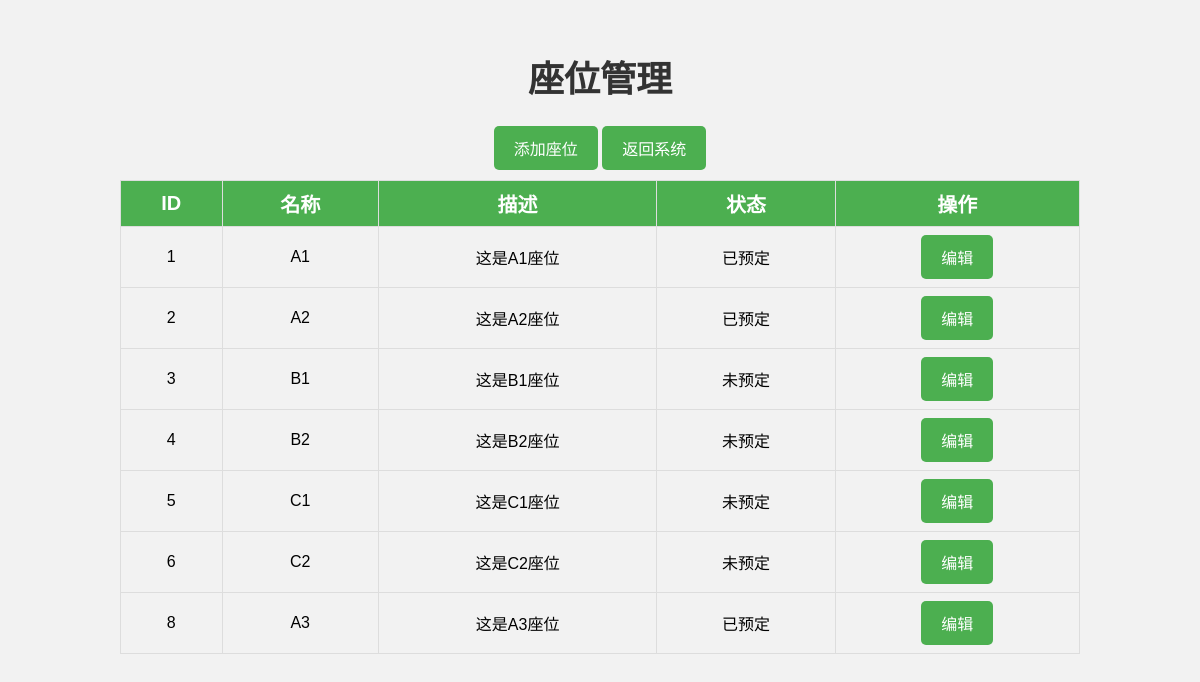
Page /php/admin/seat.php (signed in) on the committed database.
### tables this page shows
CREATE TABLE `seats`  (
  `id` int(11) NOT NULL AUTO_INCREMENT,
  `name` varchar(255) NULL DEFAULT NULL,
  `description` text NULL,
  `status` int(11) NULL DEFAULT 0,
  PRIMARY KEY (`id`) USING BTREE
);

### php/admin/seat.php (the view, shortened to what this page needs)
<!DOCTYPE html>
<html>
<head>
</head>
<body>
    <h1>座位管理</h1>
    <div class="add">
        <a href="seat_add.php"> 添加座位</a>
        <a href="home.php"> 返回系统</a>
    </div>
    <table border="1">
        <tr>
            <th>ID</th>
            <th>名称</th>
            <th>描述</th>
            <th>状态</th>
            <th>操作</th>
        </tr>
        <?php
        include('../config.php');
        $sql = "SELECT * FROM seats";
        $result = mysqli_query($con, $sql);
        while ($row = mysqli_fetch_assoc($result)) {
            echo "<tr>";
            echo "<td>" . $row["id"] . "</td>";
            echo "<td>" . $row["name"] . "</td>";
            echo "<td>" . $row["description"] . "</td>";
            if ($row["status"] == 0) {
                echo "<td>未预定</td>";
            } else {
                echo "<td>已预定</td>";
            }
            echo "<td><a href='seat_edit.php?id=" . $row["id"] . "'>编辑</a></td>";
            echo "</tr>";
        }
        ?>
    </table>
</body>
</html>

### php/admin/seat.php (style rules this page uses)
body { background-color: #f2f2f2; font-family: Arial, sans-serif; margin: 0; padding: 0; text-align: center; }
h1 { color: #333; font-size: 36px; margin-top: 50px; }
table { border-collapse: collapse; margin: auto; width: 80%; }
th, td { border: 1px solid #ddd; padding: 8px; text-align: left; text-align: center; }
th { background-color: #4CAF50; color: white; font-size: 20px; font-weight: bold; text-align: center; }
tr:nth-child(even) { background-color: #f2f2f2; }
a { color: #fff; background-color: #4CAF50; border-radius: 5px; display: inline-block; font-size: 16px; padding: 10px 20px; text-decoration: none; transition: background-color 0.3s ease; }
.add { margin: 10px 0; }

### rows in the picture
seats: id "1", name "A1", description "这是A1座位", status "已预定"
seats: id "2", name "A2", description "这是A2座位", status "已预定"
seats: id "3", name "B1", description "这是B1座位", status "未预定"
seats: id "4", name "B2", description "这是B2座位", status "未预定"
seats: id "5", name "C1", description "这是C1座位", status "未预定"
seats: id "6", name "C2", description "这是C2座位", status "未预定"
seats: id "8", name "A3", description "这是A3座位", status "已预定"
